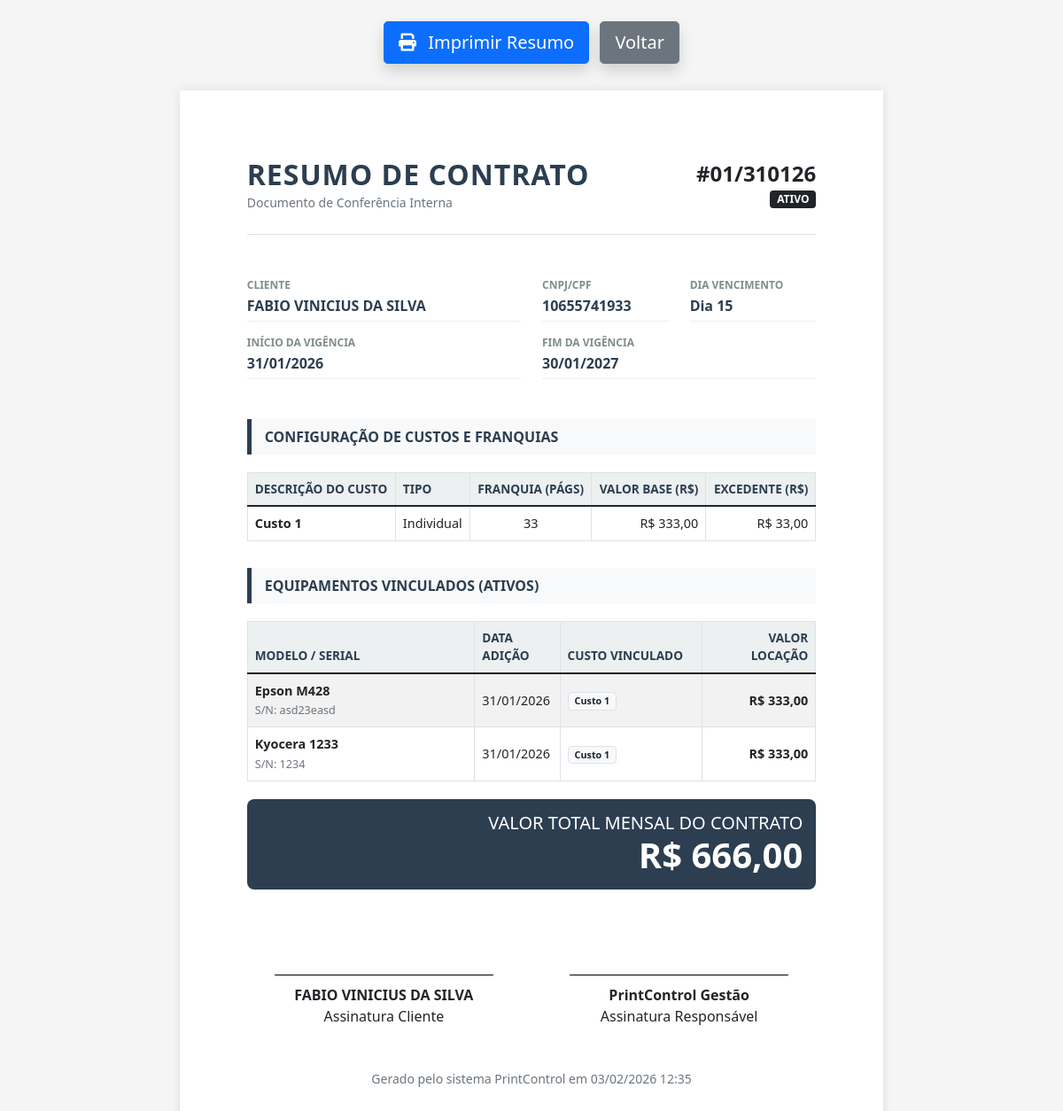
The app's page /imprimir_contrato/3 with its own data.
### app.py (models this page shows)
class Contrato(db.Model):
    id = db.Column(db.Integer, primary_key=True)
    cliente_id = db.Column(db.Integer, db.ForeignKey('cliente.id'), nullable=False)
    cliente = db.relationship('Cliente', backref='contratos')
    numero_contrato = db.Column(db.String(50))
    data_inicio = db.Column(db.Date)
    data_fim = db.Column(db.Date)
    status = db.Column(db.String(20), default='Ativo')
    valor_mensal_total = db.Column(db.Float, default=0.0)
    dia_vencimento = db.Column(db.Integer)
    arquivo_pdf = db.Column(db.String(200))
    justificativa_cancelamento = db.Column(db.Text)
    itens = db.relationship('ContratoItem', backref='contrato', lazy=True)
    franquias = db.relationship('ContratoFranquia', backref='contrato', lazy=True)
    franquia_global_qtde = db.Column(db.Integer, default=0)
    valor_excedente_global = db.Column(db.Float, default=0.0)

class Cliente(db.Model):
    id = db.Column(db.Integer, primary_key=True)
    nome = db.Column(db.String(100), nullable=False)
    tipo_pessoa = db.Column(db.String(20))
    documento = db.Column(db.String(20))
    endereco = db.Column(db.String(200))
    telefone = db.Column(db.String(20))
    email = db.Column(db.String(100))
    data_fechamento = db.Column(db.Integer)
    observacao = db.Column(db.Text)

class ContratoFranquia(db.Model):
    id = db.Column(db.Integer, primary_key=True)
    contrato_id = db.Column(db.Integer, db.ForeignKey('contrato.id'), nullable=False)
    nome = db.Column(db.String(50))
    tipo = db.Column(db.String(20)) # "Compartilhada" ou "Individual"
    franquia_paginas = db.Column(db.Integer, default=0)
    valor_franquia = db.Column(db.Float, default=0.0)
    valor_excedente = db.Column(db.Float, default=0.0)
    itens = db.relationship('ContratoItem', backref='franquia_pai', lazy=True)

class Impressora(db.Model):
    id = db.Column(db.Integer, primary_key=True)
    marca = db.Column(db.String(50))
    modelo = db.Column(db.String(100), nullable=False)
    serial = db.Column(db.String(50), unique=True)
    mlt = db.Column(db.String(50))
    contador = db.Column(db.Integer, default=0)
    status = db.Column(db.String(20), default='Disponível')
    localizacao = db.Column(db.String(100), default='Estoque')
    observacao = db.Column(db.Text)
    data_aquisicao = db.Column(db.Date)
    historico = db.relationship('MovimentacaoImpressora', backref='impressora', cascade="all, delete-orphan")
    manutencoes = db.relationship('Manutencao', backref='impressora', cascade="all, delete-orphan")
    logs_manutencao = db.relationship('LogManutencao', backref='impressora', cascade="all, delete-orphan")

class ContratoItem(db.Model):
    id = db.Column(db.Integer, primary_key=True)
    contrato_id = db.Column(db.Integer, db.ForeignKey('contrato.id'), nullable=False)
    impressora_id = db.Column(db.Integer, db.ForeignKey('impressora.id'), nullable=False)
    franquia_id = db.Column(db.Integer, db.ForeignKey('contrato_franquia.id'), nullable=True)
    valor_locacao_unitario = db.Column(db.Float, default=0.0)
    tipo_franquia_item = db.Column(db.String(20)) # Legado/Fallback
    impressora = db.relationship('Impressora')

### app.py (the view)
@app.route('/imprimir_contrato/<int:id>')
def imprimir_contrato_view(id):
    contrato = Contrato.query.get_or_404(id)
    dados_itens = []
    for item in contrato.itens:
        ultima_mov = MovimentacaoImpressora.query.filter_by(impressora_id=item.impressora_id, tipo='Locação', destino=contrato.cliente.nome).order_by(MovimentacaoImpressora.data.desc()).first()
        data_add = ultima_mov.data.strftime('%d/%m/%Y') if ultima_mov else contrato.data_inicio.strftime('%d/%m/%Y')
        custo_nome = item.franquia_pai.nome if item.franquia_pai else None
        dados_itens.append({'modelo': item.impressora.modelo, 'serial': item.impressora.serial, 'data_inclusao': data_add, 'custo_nome': custo_nome, 'valor': item.valor_locacao_unitario})
    return render_template('imprimir_contrato.html', contrato=contrato, dados_itens=dados_itens, hoje=datetime.now().strftime('%d/%m/%Y %H:%M'))

### app.py (called while the page is built)
@app.context_processor
def utility_processor():
    try:
        config = Configuracao.query.first()
        if not config:
            config = Configuracao()
            db.session.add(config)
            db.session.commit()
        return dict(hoje=datetime.now(), config=config)
    except: return dict(hoje=datetime.now(), config=None)

### templates/imprimir_contrato.html (shortened to what this page needs)
<!DOCTYPE html>
<html lang="pt-br">
<head>
    <link href="https://cdn.jsdelivr.net/npm/bootstrap@5.1.3/dist/css/bootstrap.min.css" rel="stylesheet">
    <link href="https://cdnjs.cloudflare.com/ajax/libs/font-awesome/6.0.0/css/all.min.css" rel="stylesheet">
</head>
<body>
    <div class="container mt-4 mb-4 no-print text-center">
        <button onclick="window.print()" class="btn btn-primary btn-lg shadow"><i class="fas fa-print me-2"></i> Imprimir Resumo</button>
        <a href="{{ url_for('contratos') }}" class="btn btn-secondary btn-lg ms-2 shadow">Voltar</a>
    </div>
    <div class="page-sheet">
        <div class="d-flex justify-content-between align-items-center mb-5 border-bottom pb-4">
            <div>
                <h2 class="header-title mb-0">Resumo de Contrato</h2>
                <small class="text-muted">Documento de Conferência Interna</small>
            </div>
            <div class="text-end">
                <h4 class="fw-bold text-dark mb-0">#{{ contrato.numero_contrato }}</h4>
                <div class="badge bg-dark text-uppercase mt-1">{{ contrato.status }}</div>
            </div>
        </div>
        <div class="row">
            <div class="col-6">
                <div class="label-field">Cliente</div>
                <div class="value-field">{{ contrato.cliente.nome }}</div>
            </div>
            <div class="col-3">
                <div class="label-field">CNPJ/CPF</div>
                <div class="value-field">{{ contrato.cliente.documento or '-' }}</div>
            </div>
            <div class="col-3">
                <div class="label-field">Dia Vencimento</div>
                <div class="value-field">Dia {{ contrato.dia_vencimento }}</div>
            </div>
            <div class="col-6">
                <div class="label-field">Início da Vigência</div>
                <div class="value-field">{{ contrato.data_inicio.strftime('%d/%m/%Y') }}</div>
            </div>
            <div class="col-6">
                <div class="label-field">Fim da Vigência</div>
                <div class="value-field">{{ contrato.data_fim.strftime('%d/%m/%Y') }}</div>
            </div>
        </div>
        <div class="section-title">CONFIGURAÇÃO DE CUSTOS E FRANQUIAS</div>
        <table class="table table-bordered table-custom">
            <thead>
                <tr>
                    <th>Descrição do Custo</th>
                    <th>Tipo</th>
                    <th class="text-center">Franquia (Págs)</th>
                    <th class="text-end">Valor Base (R$)</th>
                    <th class="text-end">Excedente (R$)</th>
                </tr>
            </thead>
            <tbody>
                {% for f in contrato.franquias %}
                <tr>
                    <td><strong>{{ f.nome }}</strong></td>
                    <td>{{ f.tipo }}</td>
                    <td class="text-center">{{ f.franquia_paginas }}</td>
                    <td class="text-end">{{ "R$ {:,.2f}".format(f.valor_franquia).replace(',','X').replace('.',',').replace('X','.') }}</td>
                    <td class="text-end">{{ "R$ {:,.2f}".format(f.valor_excedente).replace(',','X').replace('.',',').replace('X','.') }}</td>
                </tr>
                {% else %}
                <tr><td colspan="5" class="text-center text-muted">Nenhum custo cadastrado.</td></tr>
                {% endfor %}
            </tbody>
        </table>
        <div class="section-title">EQUIPAMENTOS VINCULADOS (ATIVOS)</div>
        <table class="table table-bordered table-custom table-striped">
            <thead>
                <tr>
                    <th style="width: 40%;">Modelo / Serial</th>
                    <th style="width: 15%;">Data Adição</th>
                    <th style="width: 25%;">Custo Vinculado</th>
                    <th style="width: 20%;" class="text-end">Valor Locação</th>
                </tr>
            </thead>
            <tbody>
                {% for item in dados_itens %}
                <tr>
                    <td>
                        <div class="fw-bold">{{ item.modelo }}</div>
                        <small class="text-muted">S/N: {{ item.serial }}</small>
                    </td>
                    <td>{{ item.data_inclusao }}</td>
                    <td>
                        {% if item.custo_nome %}
                            <span class="badge bg-light text-dark border">{{ item.custo_nome }}</span>
                        {% else %}
                            <span class="text-muted">-</span>
                        {% endif %}
                    </td>
                    <td class="text-end fw-bold">{{ "R$ {:,.2f}".format(item.valor).replace(',','X').replace('.',',').replace('X','.') }}</td>
                </tr>
                {% else %}
                <tr><td colspan="4" class="text-center text-muted">Nenhuma impressora vinculada no momento.</td></tr>
                {% endfor %}
            </tbody>
        </table>
        <div class="total-box">
            <h5 class="mb-0">VALOR TOTAL MENSAL DO CONTRATO</h5>
            <h1 class="fw-bold mb-0">{{ "R$ {:,.2f}".format(contrato.valor_mensal_total).replace(',','X').replace('.',',').replace('X','.') }}</h1>
        </div>
        <div class="row mt-5 pt-5 no-print-break">
            <div class="col-6 text-center">
                <div style="border-top: 1px solid #000; width: 80%; margin: 0 auto; padding-top: 10px;">
                    <strong>{{ contrato.cliente.nome }}</strong><br>
                    Assinatura Cliente
                </div>
            </div>
            <div class="col-6 text-center">
                <div style="border-top: 1px solid #000; width: 80%; margin: 0 auto; padding-top: 10px;">
                    <strong>PrintControl Gestão</strong><br>
                    Assinatura Responsável
                </div>
            </div>
        </div>
        <div class="text-center mt-5 text-muted small">
            <p>Gerado pelo sistema PrintControl em {{ hoje }}</p>
        </div>
    </div>
</body>
</html>

### templates/imprimir_contrato.html (style rules this page uses)
body { background-color: #f5f5f5; font-family: 'Segoe UI', sans-serif; -webkit-print-color-adjust: exact; }
.page-sheet { background: white; margin: 30px auto; width: 210mm; min-height: 297mm; padding: 20mm; box-shadow: 0 0 10px rgba(0,0,0,0.1); position: relative; }
.header-title { font-weight: 800; color: #2c3e50; text-transform: uppercase; letter-spacing: 1px; }
.label-field { font-size: 0.75rem; text-transform: uppercase; color: #7f8c8d; font-weight: 700; margin-bottom: 2px; }
.value-field { font-size: 1rem; font-weight: 600; color: #2c3e50; border-bottom: 1px solid #eee; padding-bottom: 5px; margin-bottom: 15px; }
.section-title { background-color: #f8f9fa; padding: 8px 15px; border-left: 5px solid #2c3e50; font-weight: 700; margin-top: 30px; margin-bottom: 20px; color: #2c3e50; }
.table-custom th { background-color: #ecf0f1 !important; color: #2c3e50; font-size: 0.85rem; text-transform: uppercase; }
.table-custom td { vertical-align: middle; font-size: 0.9rem; }
.total-box { background-color: #2c3e50; color: white; padding: 15px; border-radius: 8px; text-align: right; margin-top: 20px; }

### records on screen
Contrato: numero_contrato "01/310126", status "ATIVO", dia_vencimento "15", data_inicio "31/01/2026", data_fim "30/01/2027", valor_mensal_total "R$ 666,00"
Cliente: cliente.nome "FABIO VINICIUS DA SILVA", cliente "10655741933"
ContratoFranquia: nome "Custo 1", tipo "Individual", franquia_paginas "33", valor_franquia "R$ 333,00", valor_excedente "R$ 33,00", custo_nome "Custo 1" "Custo 1"
Impressora: modelo "Epson M428", serial "asd23easd"
ContratoItem: valor_locacao_unitario "R$ 333,00"
Impressora: modelo "Kyocera 1233", serial "1234"
ContratoItem: valor_locacao_unitario "R$ 333,00"

### other values on screen
{{ item.data_inclusao }} "31/01/2026" "31/01/2026"
